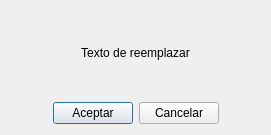
<?xml version="1.0" encoding="UTF-8"?>
<ui version="4.0">
 <class>dlgReemplazar</class>
 <widget class="QDialog" name="dlgReemplazar">
  <property name="geometry">
   <rect>
    <x>0</x>
    <y>0</y>
    <width>271</width>
    <height>135</height>
   </rect>
  </property>
  <property name="minimumSize">
   <size>
    <width>271</width>
    <height>135</height>
   </size>
  </property>
  <property name="maximumSize">
   <size>
    <width>271</width>
    <height>135</height>
   </size>
  </property>
  <property name="windowTitle">
   <string>Dialog</string>
  </property>
  <layout class="QGridLayout" name="gridLayout">
   <item row="0" column="0">
    <layout class="QVBoxLayout" name="verticalLayout">
     <item>
      <spacer name="verticalSpacer_3">
       <property name="orientation">
        <enum>Qt::Vertical</enum>
       </property>
       <property name="sizeHint" stdset="0">
        <size>
         <width>20</width>
         <height>40</height>
        </size>
       </property>
      </spacer>
     </item>
     <item>
      <layout class="QHBoxLayout" name="horizontalLayout_2">
       <item>
        <spacer name="horizontalSpacer_3">
         <property name="orientation">
          <enum>Qt::Horizontal</enum>
         </property>
         <property name="sizeHint" stdset="0">
          <size>
           <width>40</width>
           <height>20</height>
          </size>
         </property>
        </spacer>
       </item>
       <item>
        <widget class="QLabel" name="etqReemplazar">
         <property name="text">
          <string>&lt;html&gt;&lt;head/&gt;&lt;body&gt;&lt;p align=&quot;center&quot;&gt;Texto de reemplazar&lt;/p&gt;&lt;/body&gt;&lt;/html&gt;</string>
         </property>
        </widget>
       </item>
       <item>
        <spacer name="horizontalSpacer_2">
         <property name="orientation">
          <enum>Qt::Horizontal</enum>
         </property>
         <property name="sizeHint" stdset="0">
          <size>
           <width>40</width>
           <height>20</height>
          </size>
         </property>
        </spacer>
       </item>
      </layout>
     </item>
     <item>
      <spacer name="verticalSpacer_2">
       <property name="orientation">
        <enum>Qt::Vertical</enum>
       </property>
       <property name="sizeHint" stdset="0">
        <size>
         <width>20</width>
         <height>40</height>
        </size>
       </property>
      </spacer>
     </item>
     <item>
      <layout class="QHBoxLayout" name="horizontalLayout">
       <item>
        <spacer name="horizontalSpacer">
         <property name="orientation">
          <enum>Qt::Horizontal</enum>
         </property>
         <property name="sizeHint" stdset="0">
          <size>
           <width>40</width>
           <height>20</height>
          </size>
         </property>
        </spacer>
       </item>
       <item>
        <widget class="QPushButton" name="btnReemplazar">
         <property name="text">
          <string>Aceptar</string>
         </property>
        </widget>
       </item>
       <item>
        <widget class="QPushButton" name="btnCancelar">
         <property name="text">
          <string>Cancelar</string>
         </property>
        </widget>
       </item>
       <item>
        <spacer name="horizontalSpacer_5">
         <property name="orientation">
          <enum>Qt::Horizontal</enum>
         </property>
         <property name="sizeHint" stdset="0">
          <size>
           <width>40</width>
           <height>20</height>
          </size>
         </property>
        </spacer>
       </item>
      </layout>
     </item>
    </layout>
   </item>
  </layout>
 </widget>
 <resources/>
 <connections/>
</ui>
